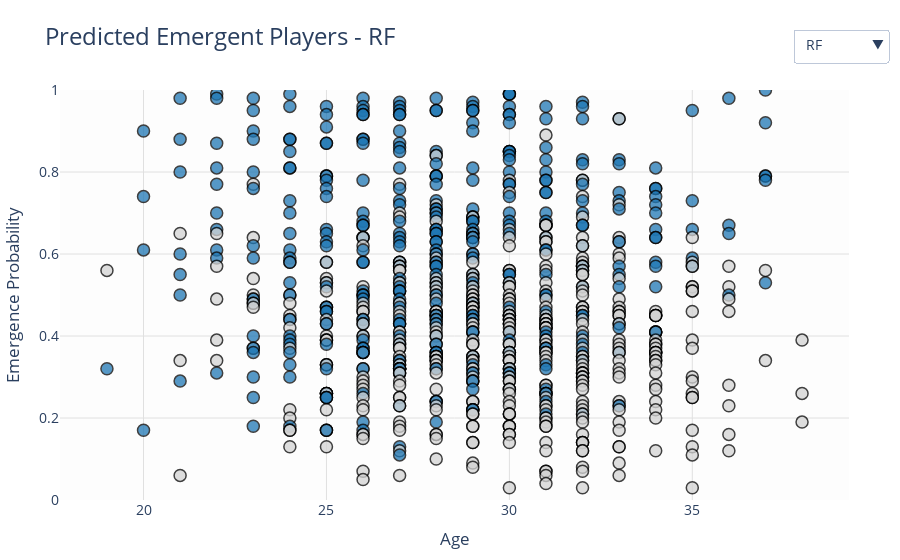

Notebook code for this chart:
### Code cell
pt4.plot_model_comparison_dropdown(results_models)

### Figure 1 — Plotly figure (JSON) as saved in the notebook; plotly's stock layout.template omitted (floating-point values rounded to 4 significant figures; data arrays with more than 128 entries replaced by an {"elided": "..."} marker saying what was removed)
{"data": [{"hoverinfo": "text", "marker": {"color": {"elided": "841 str values"}, "line": {"color": "black", "width": 1.5}, "opacity": 0.75, "size": 12}, "mode": "markers", "name": "RF", "text": {"elided": "841 str values"}, "type": "scatter", "visible": true, "x": {"elided": "841 float values"}, "y": {"elided": "841 float values"}}, {"hoverinfo": "text", "marker": {"color": {"elided": "841 str values"}, "line": {"color": "black", "width": 1.5}, "opacity": 0.75, "size": 12}, "mode": "markers", "name": "XGB", "text": {"elided": "841 str values"}, "type": "scatter", "visible": false, "x": {"elided": "841 float values"}, "y": {"elided": "841 float values"}}, {"hoverinfo": "text", "marker": {"color": {"elided": "841 str values"}, "line": {"color": "black", "width": 1.5}, "opacity": 0.75, "size": 12}, "mode": "markers", "name": "LOGREG", "text": {"elided": "841 str values"}, "type": "scatter", "visible": false, "x": {"elided": "841 float values"}, "y": {"elided": "841 float values"}}], "layout": {"font": {"size": 14}, "hoverlabel": {"bgcolor": "white", "bordercolor": "black", "font": {"size": 13}}, "hovermode": "closest", "margin": {"b": 60, "l": 60, "r": 40, "t": 90}, "paper_bgcolor": "#ffffff", "plot_bgcolor": "#fdfdfd", "title": {"font": {"size": 24}, "text": "Predicted Emergent Players - RF"}, "updatemenus": [{"buttons": [{"args": [{"visible": [true, false, false]}, {"title": "Predicted Emergent Players - RF"}], "label": "RF", "method": "update"}, {"args": [{"visible": [false, true, false]}, {"title": "Predicted Emergent Players - XGB"}], "label": "XGB", "method": "update"}, {"args": [{"visible": [false, false, true]}, {"title": "Predicted Emergent Players - LOGREG"}], "label": "LOGREG", "method": "update"}], "direction": "down", "showactive": true, "x": 1.05, "y": 1.15}], "xaxis": {"gridcolor": "#e0e0e0", "title": {"text": "Age"}, "zeroline": false}, "yaxis": {"gridcolor": "#e0e0e0", "range": [0, 1], "title": {"text": "Emergence Probability"}, "zeroline": false}}}
